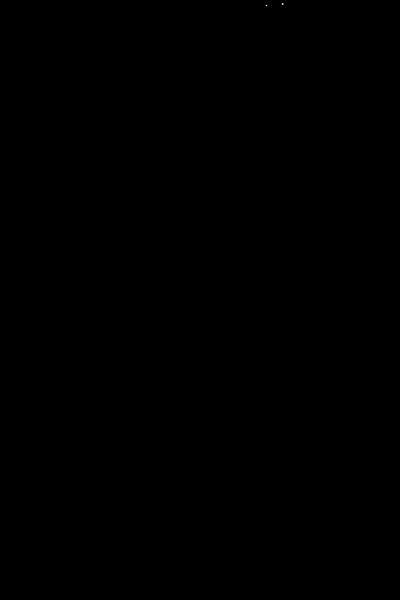
Frame 1 (no input)
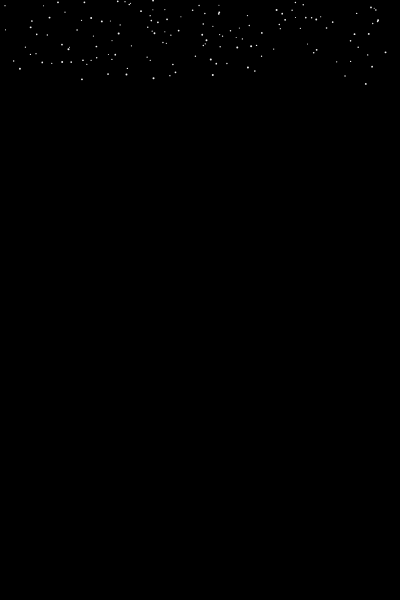
Frame 60 (no input)
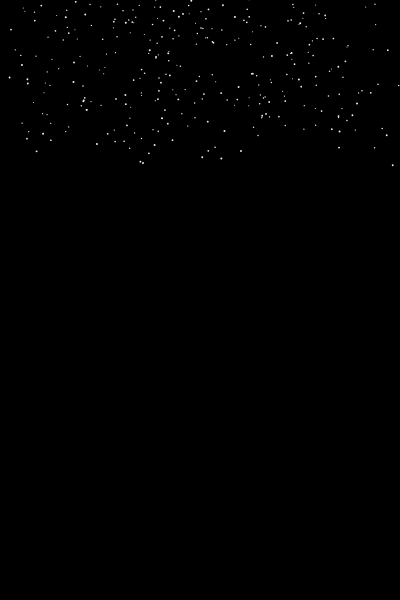
Frame 120 (the mouse pressed at the canvas centre since frame 60)

The p5.js sketch that drew these frames (run headless with seeded random() and noise() and a simulated clock; from frame 60 on, the mouse is pressed at the canvas centre):

// p5.js sketch
// ── sketch.js

let snowflakes = []; // array to hold snowflake objects

function setup() {
  createCanvas(400, 600);
  fill(240);
  noStroke();
}

function draw() {
  background('black');
  let t = frameCount / 60; // update time

  // create a random number of snowflakes each frame
  for (let i = 0; i < random(5); i++) {
    snowflakes.push(new snowflake()); // append snowflake object
  }

  // loop through snowflakes with a for..of loop
  for (let flake of snowflakes) {
    flake.update(t); // update snowflake position
    flake.display(); // draw snowflake
  }
}

// snowflake class
function snowflake() {
  // initialize coordinates
  this.posX = 5;
  this.posY = random(-10, 8);
  this.initialangle = random(0, 2 * PI);
  this.size = random(1, 2);

  // radius of snowflake spiral
  // chosen so the snowflakes are uniformly spread out in area
  this.radius = sqrt(random(pow(width / 2, 2)));

  this.update = function(time) {
    // x position follows a circle
    let w = 0.6; // angular speed
    let angle = w * time + this.initialangle;
    this.posX = width / 2 + this.radius * sin(angle);

    // different size snowflakes fall at slightly different y speeds
    this.posY += pow(this.size, 0.5);

    // delete snowflake if past end of screen
    if (this.posY > height) {
      let index = snowflakes.indexOf(this);
      snowflakes.splice(index, 1);
    }
  };

  this.display = function() {
    ellipse(this.posX, this.posY, this.size);
  };
}


// ── styles.css
body {
  background-color:black;
}

header {
  background-color: whitesmoke;
  padding: 20px;
  text-align: center;
  margin-bottom: 20px;
}

h2 {
  font-family: 'Trebuchet MS', monospace;
  color: black;
  font-size: 50px;
  text-shadow: 2px 2px 4px;
}

h1 {
  font-family: Helvetica;
  font-size: 40px;
  color: ghostwhite;
  text-align: center;
}

p {
  font-family: Garamond;
  font-size: 20px;
  color: ghostwhite;
}

img {
  border-width: 3px;
  border-style: double;
  border-color: #000000;
  display: block;
  margin-right: auto; 
  margin-left: auto;
}

a {
  font-family: Garamond;
  color: ghostwhite;
  font-size: 20px;
  text-decoration: none;
}

a:hover {
  color: #8CBCFF;
}

ol {
  list-style-type: none;
  text-align: center;
}

p.outset {border-style: outset;}

}
